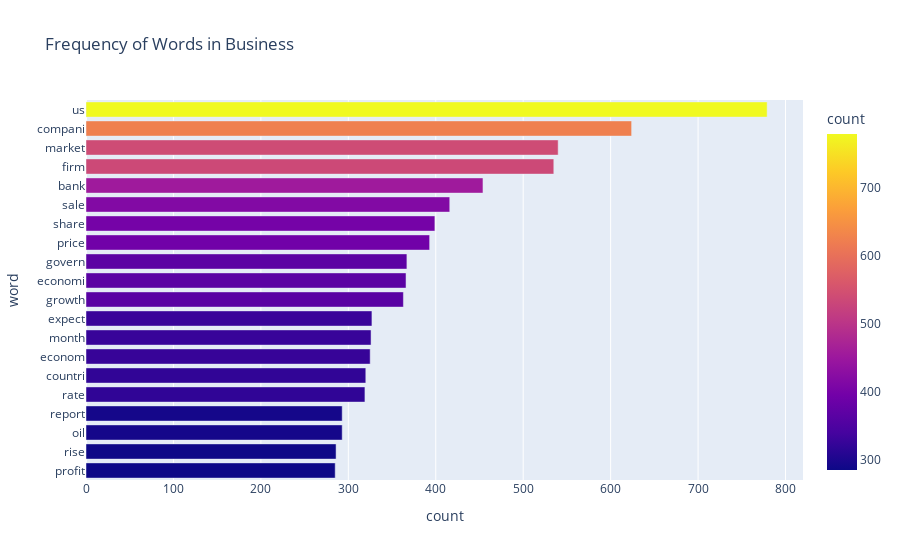
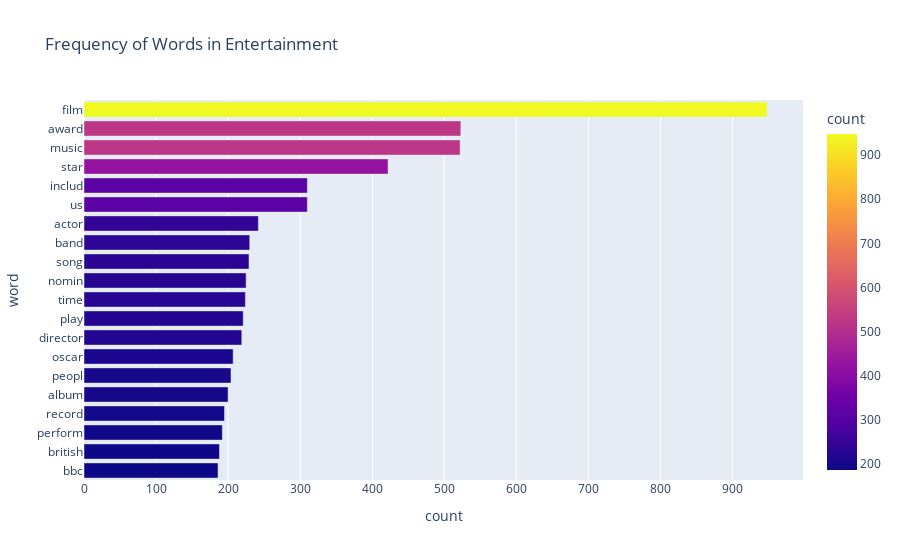
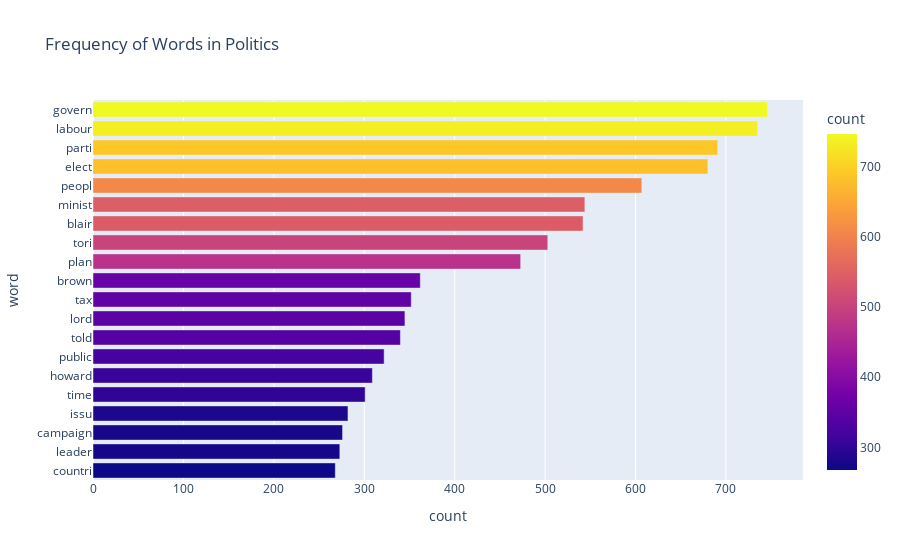
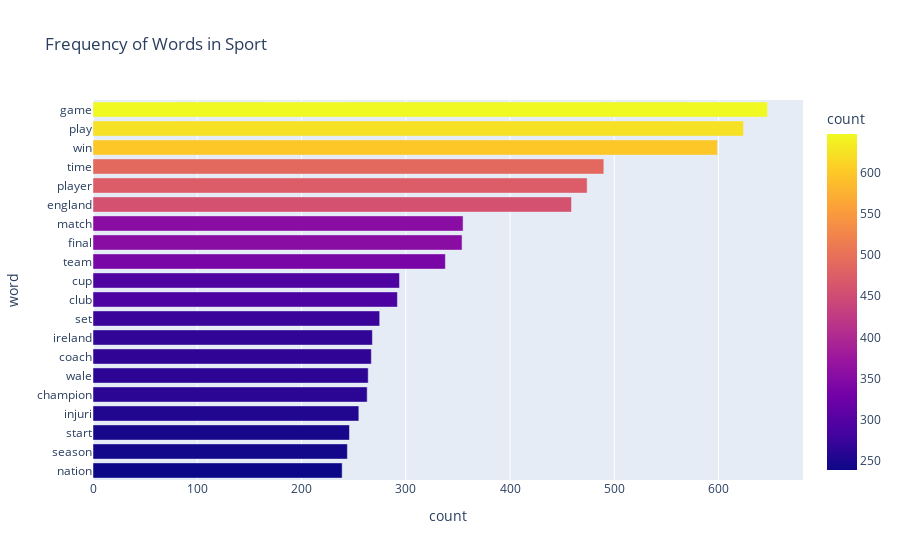

Source (notebook cell) for these figures, in order:
### Code cell
for cat in bbc_data['category'].unique():
    df = bbc_data.loc[bbc_data["category"]==cat]["clean_text_stem"].str.cat(sep=' ')
    # create word cloud for each category based on the article content
    wordcloud = WordCloud(stopwords =stops,background_color = "white",max_words = 50).generate(df)
    plt.imshow(wordcloud,interpolation='bilinear')
    plt.axis('off')
    plt.title(f'{cat.title()} Articles')
    plt.show()

    freq_dist = nltk.FreqDist(df.split())

    freq_dist = pd.DataFrame({'word':list(freq_dist.keys()),'count':list(freq_dist.values())})

    fig = px.bar(freq_dist.nlargest(20,'count').sort_values('count'),y='word',x='count',
        title=f'Frequency of Words in {cat.title()}',color = 'count')
    fig.update_layout(yaxis=dict(dtick=1))
    fig.show()

### Figure 1 — Plotly figure (JSON) as saved in the notebook; plotly's stock layout.template omitted (floating-point values rounded to 4 significant figures)
{"data": [{"alignmentgroup": "True", "hovertemplate": "count=%{marker.color}<br>word=%{y}<extra></extra>", "legendgroup": "", "marker": {"color": [285, 286, 293, 293, 319, 320, 325, 326, 327, 363, 366, 367, 393, 399, 416, 454, 535, 540, 624, 779], "coloraxis": "coloraxis", "pattern": {"shape": ""}}, "name": "", "offsetgroup": "", "orientation": "h", "showlegend": false, "textposition": "auto", "type": "bar", "x": [285, 286, 293, 293, 319, 320, 325, 326, 327, 363, 366, 367, 393, 399, 416, 454, 535, 540, 624, 779], "xaxis": "x", "y": ["profit", "rise", "oil", "report", "rate", "countri", "econom", "month", "expect", "growth", "economi", "govern", "price", "share", "sale", "bank", "firm", "market", "compani", "us"], "yaxis": "y"}], "layout": {"barmode": "relative", "coloraxis": {"colorbar": {"title": {"text": "count"}}, "colorscale": [[0, "#0d0887"], [0.1111, "#46039f"], [0.2222, "#7201a8"], [0.3333, "#9c179e"], [0.4444, "#bd3786"], [0.5556, "#d8576b"], [0.6667, "#ed7953"], [0.7778, "#fb9f3a"], [0.8889, "#fdca26"], [1, "#f0f921"]]}, "legend": {"tracegroupgap": 0}, "title": {"text": "Frequency of Words in Business"}, "xaxis": {"anchor": "y", "domain": [0, 1], "title": {"text": "count"}}, "yaxis": {"anchor": "x", "domain": [0, 1], "dtick": 1, "title": {"text": "word"}}}}

### Figure 2 — Plotly figure (JSON) as saved in the notebook; plotly's stock layout.template omitted (floating-point values rounded to 4 significant figures)
{"data": [{"alignmentgroup": "True", "hovertemplate": "count=%{marker.color}<br>word=%{y}<extra></extra>", "legendgroup": "", "marker": {"color": [186, 188, 192, 195, 200, 204, 207, 219, 221, 224, 225, 229, 230, 242, 310, 310, 422, 522, 523, 948], "coloraxis": "coloraxis", "pattern": {"shape": ""}}, "name": "", "offsetgroup": "", "orientation": "h", "showlegend": false, "textposition": "auto", "type": "bar", "x": [186, 188, 192, 195, 200, 204, 207, 219, 221, 224, 225, 229, 230, 242, 310, 310, 422, 522, 523, 948], "xaxis": "x", "y": ["bbc", "british", "perform", "record", "album", "peopl", "oscar", "director", "play", "time", "nomin", "song", "band", "actor", "us", "includ", "star", "music", "award", "film"], "yaxis": "y"}], "layout": {"barmode": "relative", "coloraxis": {"colorbar": {"title": {"text": "count"}}, "colorscale": [[0, "#0d0887"], [0.1111, "#46039f"], [0.2222, "#7201a8"], [0.3333, "#9c179e"], [0.4444, "#bd3786"], [0.5556, "#d8576b"], [0.6667, "#ed7953"], [0.7778, "#fb9f3a"], [0.8889, "#fdca26"], [1, "#f0f921"]]}, "legend": {"tracegroupgap": 0}, "title": {"text": "Frequency of Words in Entertainment"}, "xaxis": {"anchor": "y", "domain": [0, 1], "title": {"text": "count"}}, "yaxis": {"anchor": "x", "domain": [0, 1], "dtick": 1, "title": {"text": "word"}}}}

### Figure 3 — Plotly figure (JSON) as saved in the notebook; plotly's stock layout.template omitted (floating-point values rounded to 4 significant figures)
{"data": [{"alignmentgroup": "True", "hovertemplate": "count=%{marker.color}<br>word=%{y}<extra></extra>", "legendgroup": "", "marker": {"color": [268, 273, 276, 282, 301, 309, 322, 340, 345, 352, 362, 473, 503, 542, 544, 607, 680, 691, 735, 746], "coloraxis": "coloraxis", "pattern": {"shape": ""}}, "name": "", "offsetgroup": "", "orientation": "h", "showlegend": false, "textposition": "auto", "type": "bar", "x": [268, 273, 276, 282, 301, 309, 322, 340, 345, 352, 362, 473, 503, 542, 544, 607, 680, 691, 735, 746], "xaxis": "x", "y": ["countri", "leader", "campaign", "issu", "time", "howard", "public", "told", "lord", "tax", "brown", "plan", "tori", "blair", "minist", "peopl", "elect", "parti", "labour", "govern"], "yaxis": "y"}], "layout": {"barmode": "relative", "coloraxis": {"colorbar": {"title": {"text": "count"}}, "colorscale": [[0, "#0d0887"], [0.1111, "#46039f"], [0.2222, "#7201a8"], [0.3333, "#9c179e"], [0.4444, "#bd3786"], [0.5556, "#d8576b"], [0.6667, "#ed7953"], [0.7778, "#fb9f3a"], [0.8889, "#fdca26"], [1, "#f0f921"]]}, "legend": {"tracegroupgap": 0}, "title": {"text": "Frequency of Words in Politics"}, "xaxis": {"anchor": "y", "domain": [0, 1], "title": {"text": "count"}}, "yaxis": {"anchor": "x", "domain": [0, 1], "dtick": 1, "title": {"text": "word"}}}}

### Figure 4 — Plotly figure (JSON) as saved in the notebook; plotly's stock layout.template omitted (floating-point values rounded to 4 significant figures)
{"data": [{"alignmentgroup": "True", "hovertemplate": "count=%{marker.color}<br>word=%{y}<extra></extra>", "legendgroup": "", "marker": {"color": [239, 244, 246, 255, 263, 264, 267, 268, 275, 292, 294, 338, 354, 355, 459, 474, 490, 599, 624, 647], "coloraxis": "coloraxis", "pattern": {"shape": ""}}, "name": "", "offsetgroup": "", "orientation": "h", "showlegend": false, "textposition": "auto", "type": "bar", "x": [239, 244, 246, 255, 263, 264, 267, 268, 275, 292, 294, 338, 354, 355, 459, 474, 490, 599, 624, 647], "xaxis": "x", "y": ["nation", "season", "start", "injuri", "champion", "wale", "coach", "ireland", "set", "club", "cup", "team", "final", "match", "england", "player", "time", "win", "play", "game"], "yaxis": "y"}], "layout": {"barmode": "relative", "coloraxis": {"colorbar": {"title": {"text": "count"}}, "colorscale": [[0, "#0d0887"], [0.1111, "#46039f"], [0.2222, "#7201a8"], [0.3333, "#9c179e"], [0.4444, "#bd3786"], [0.5556, "#d8576b"], [0.6667, "#ed7953"], [0.7778, "#fb9f3a"], [0.8889, "#fdca26"], [1, "#f0f921"]]}, "legend": {"tracegroupgap": 0}, "title": {"text": "Frequency of Words in Sport"}, "xaxis": {"anchor": "y", "domain": [0, 1], "title": {"text": "count"}}, "yaxis": {"anchor": "x", "domain": [0, 1], "dtick": 1, "title": {"text": "word"}}}}
